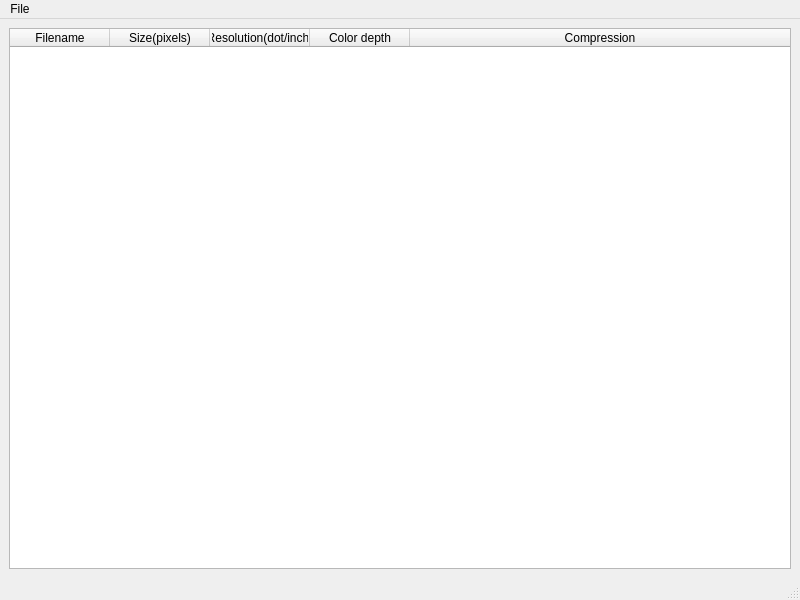
<?xml version="1.0" encoding="UTF-8"?>
<ui version="4.0">
 <class>MainWindow</class>
 <widget class="QMainWindow" name="MainWindow">
  <property name="geometry">
   <rect>
    <x>0</x>
    <y>0</y>
    <width>800</width>
    <height>600</height>
   </rect>
  </property>
  <property name="windowTitle">
   <string>MainWindow</string>
  </property>
  <widget class="QWidget" name="centralwidget">
   <layout class="QVBoxLayout" name="verticalLayout">
    <item>
     <widget class="QTableWidget" name="tableWidget">
      <attribute name="horizontalHeaderStretchLastSection">
       <bool>true</bool>
      </attribute>
      <attribute name="verticalHeaderStretchLastSection">
       <bool>false</bool>
      </attribute>
      <column>
       <property name="text">
        <string>Filename</string>
       </property>
      </column>
      <column>
       <property name="text">
        <string>Size(pixels)</string>
       </property>
      </column>
      <column>
       <property name="text">
        <string>Resolution(dot/inch)</string>
       </property>
      </column>
      <column>
       <property name="text">
        <string>Color depth</string>
       </property>
      </column>
      <column>
       <property name="text">
        <string>Compression</string>
       </property>
      </column>
     </widget>
    </item>
   </layout>
  </widget>
  <widget class="QMenuBar" name="menubar">
   <property name="geometry">
    <rect>
     <x>0</x>
     <y>0</y>
     <width>800</width>
     <height>22</height>
    </rect>
   </property>
   <widget class="QMenu" name="menuFile">
    <property name="title">
     <string>File</string>
    </property>
    <addaction name="actionAdd_Image"/>
    <addaction name="actionAdd_Folder"/>
   </widget>
   <addaction name="menuFile"/>
  </widget>
  <widget class="QStatusBar" name="statusbar"/>
  <action name="actionAdd_Image">
   <property name="text">
    <string>Add Image</string>
   </property>
  </action>
  <action name="actionAdd_Folder">
   <property name="text">
    <string>Add Folder</string>
   </property>
  </action>
 </widget>
 <resources/>
 <connections/>
</ui>
